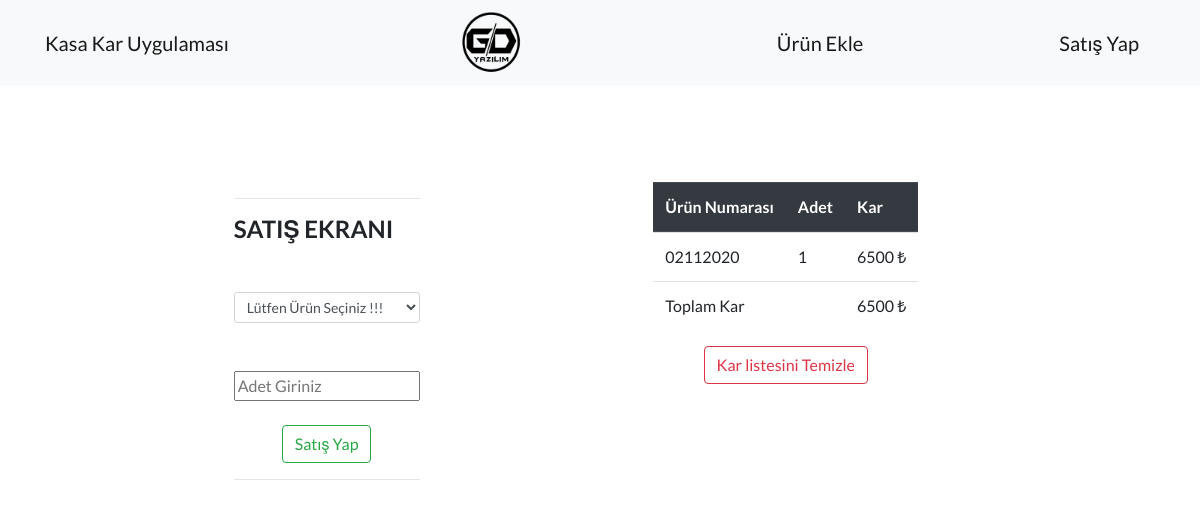
/satislar.php, run on the app's committed database.
### tables this page shows
CREATE TABLE `satislar` (
  `id` int(11) NOT NULL,
  `urunno` varchar(50) NOT NULL,
  `adet` varchar(500) NOT NULL,
  `kar` varchar(500) NOT NULL
);

### satislar.php (the view, shortened to what this page needs)
<?php include 'baglan.php'; ?>
<!DOCTYPE html>
<html lang="en">
<head>
  <link href="vendor/bootstrap/css/bootstrap.min.css" rel="stylesheet">
  <link href="vendor/fontawesome-free/css/all.min.css" rel="stylesheet">
  <link href="vendor/simple-line-icons/css/simple-line-icons.css" rel="stylesheet" type="text/css">
  <link href="css/landing-page.min.css" rel="stylesheet">
</head>
<body>
  <nav class="navbar navbar-light bg-light static-top">
    <div class="container">
      <a class="navbar-brand" href="index.php">Kasa Kar Uygulaması</a>
      <div class="ml-1 mr-5"><img src="img/logo.png" height="70px" width="120px"></div>
      <a class="navbar-brand" href="urunekle.php">Ürün Ekle</a>
      <a class="navbar-brand" href="satislar.php">Satış Yap</a>
    </div>
  </nav>
<br><br><br>
<div class="d-flex bd-highlight mb-3 mt-4">
  <div class="ml-auto mr-auto ">
    <hr>
    <h4>SATIŞ EKRANI </h4>
<form method="post" class="mt-5" >
  <select class="form-control form-control-sm" name="urun_no">
    <option value="" disabled selected hidden>Lütfen Ürün Seçiniz !!!</option>
  </select><br><br>
  <input type="number" placeholder="Adet Giriniz" name="adet" required><br><br>
  <center><input type="submit" class="btn btn-outline-success" name="sat" value="Satış Yap"></center>
 ?><hr>
</form>
<br><br>
</div>
<div class="mr-auto pr-5">
  <form  method="post">
 <table class="table">
  <thead  class="thead-dark">
    <tr>
      <th scope="col">Ürün Numarası</th>
      <th scope="col">Adet</th>
      <th scope="col">Kar</th>
    </tr>
    <tr>
       <?php
              $toplamkar=0;
                $query4 = $db->query("SELECT * FROM satislar", PDO::FETCH_ASSOC);
               if ( $query4->rowCount() ){
               foreach( $query4 as $row ){
               print "<tr><td>".$row['urunno']."</td><td>".$row['adet']."</td><td>".$row['kar']." "."₺"."</td></tr>";
                $toplamkar+=$row['kar'];
     }
}
                   ?>
    </tr>
<tr>
  <td>Toplam Kar</td>
  <td></td>
  <td><?php echo $toplamkar." ₺" ?></td>
</tr>
  </thead>
</table>
<center>  <input type="submit" class="btn btn-outline-danger" name="verisil" value="Kar listesini Temizle" ></center>
</form>
</div>
</div>
</body>
</html>

### data on the page
satislar: urunno "02112020", adet "1", kar "6500"

### other printed values
$toplamkar "6500"
